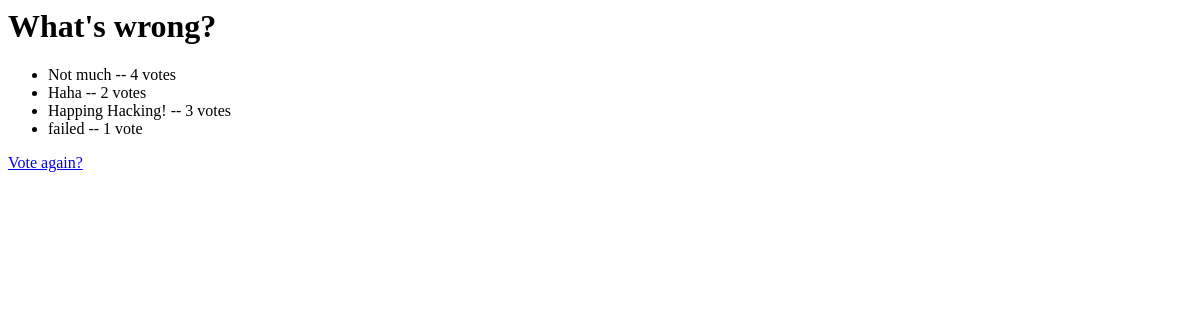
The app's page /polls/1/results/, older data.
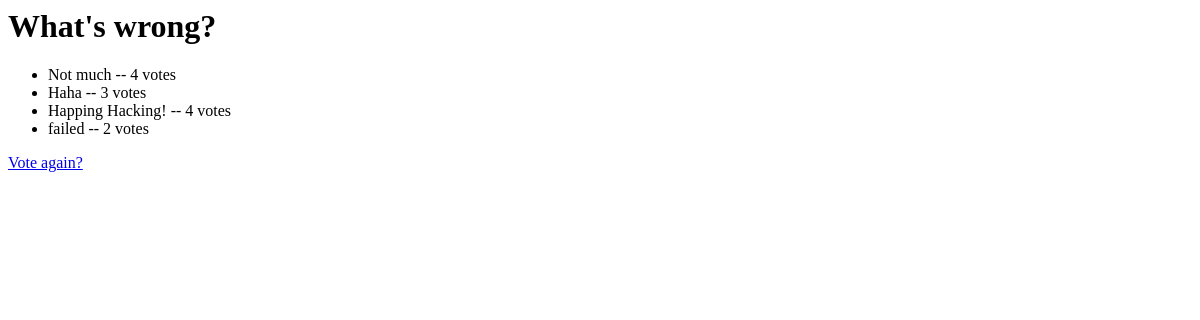
The same page, newer data.
### polls/models.py (models this page shows, shortened)
class Choice(models.Model):
    question = models.ForeignKey('Question', on_delete=models.CASCADE)
    choice_text = models.CharField(max_length=200)
    votes = models.IntegerField(default = 0)

### polls/views.py (the view)
# urls.py: re_path(r'^(?P<pk>[0-9]+)/results/$', views.ResultsView.as_view(), name='results'),     #DetailView requires pk as parameter, therefore change
class ResultsView(generic.DetailView):
    model = Question
    template_name = 'polls/results.html'

### polls/templates/polls/results.html
<h1>{{ question.question_text }}</h1>
<ul>
    {% for choice in question.choice_set.all %}
    <li>{{ choice.choice_text }} -- {{ choice.votes }} vote{{ choice.votes|pluralize }}</li>
    {% endfor %}
</ul>
<a href="{% url 'polls:detail' question.id %}">Vote again?</a>

Row changes from the older to the newer data that the page shows:
changed Choice "Haha": votes "2" → "3"
changed Choice "Happing Hacking!": votes "3" → "4"
changed Choice "failed": votes "1" → "2"
